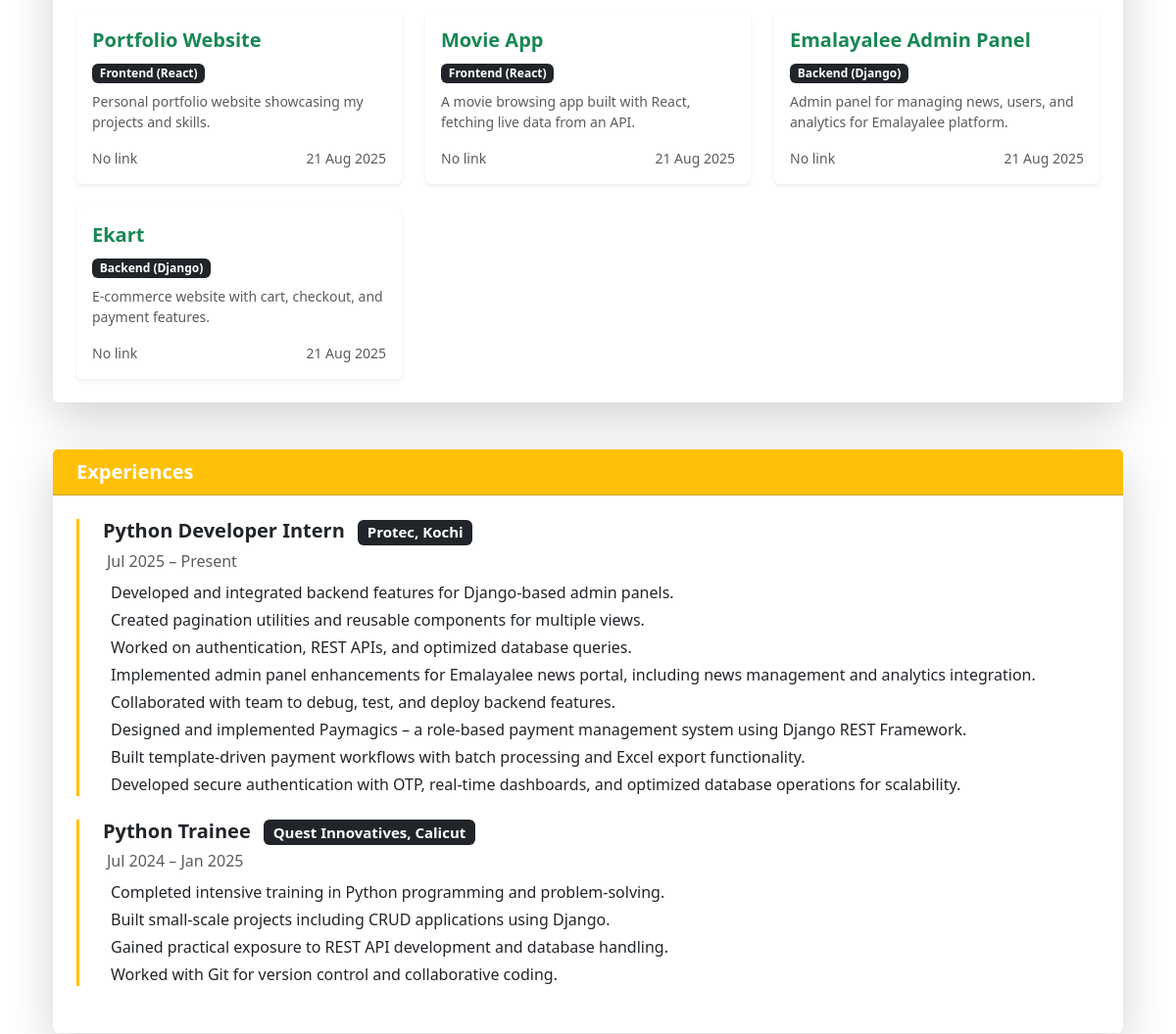
Page /dashboard/ (signed in, middle part) on the earlier database version.
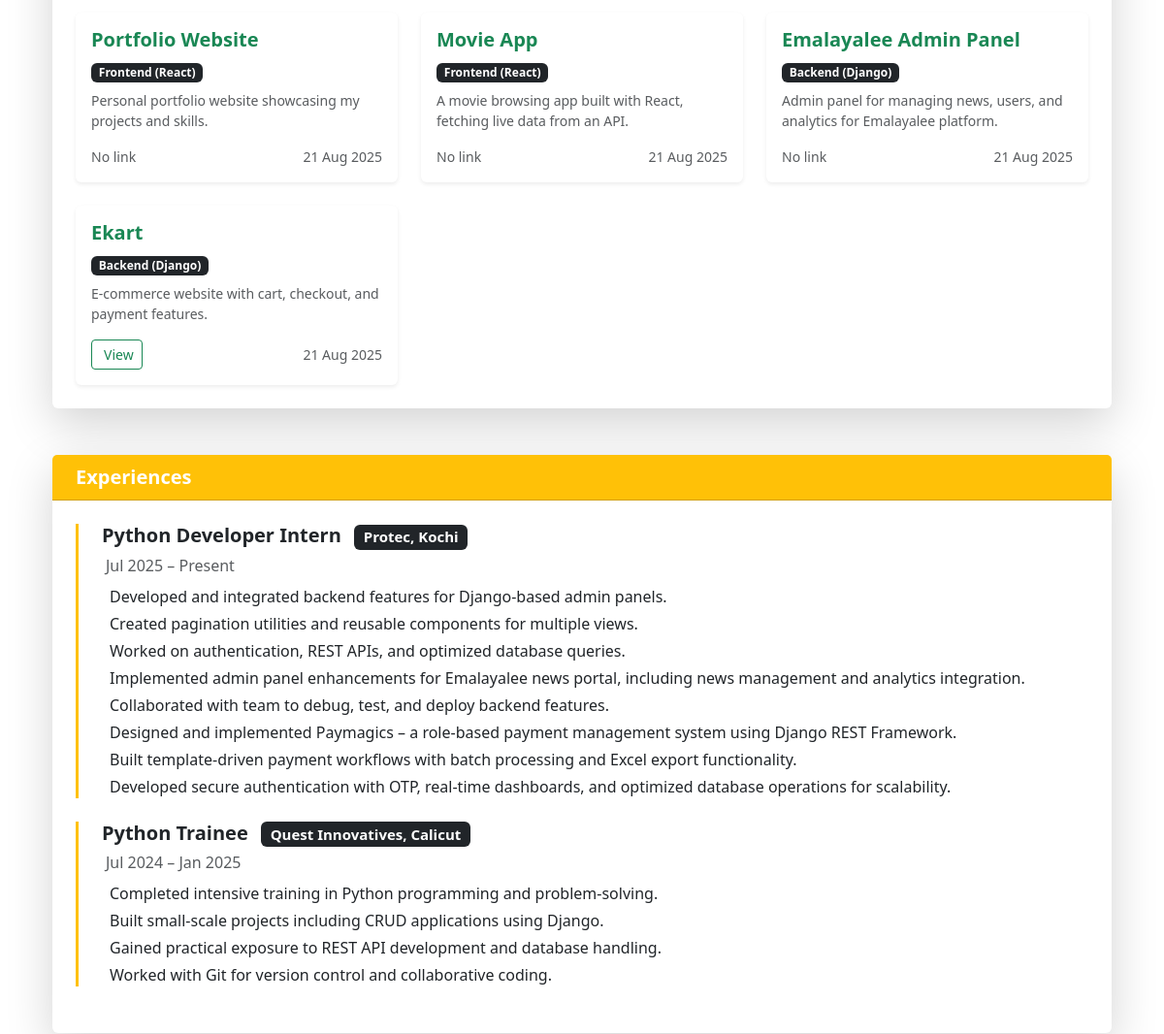
Same page on the later database version.
### Portfolio_App/models.py (models this page shows, shortened)
class Portfolio(models.Model):
    title = models.CharField(max_length=100)
    category = models.TextField()
    description = models.TextField()
    link = models.URLField(blank=True, null=True)
    created_at = models.DateTimeField(auto_now_add=True)

### Portfolio_Admin_App/views.py (the view, shortened to what this page needs)
# urls.py: path("dashboard/", dashboard, name="dashboard"),
@login_required(login_url='login')
def dashboard(request):
    projects = Project.objects.all().order_by('-created_at')
    portfolios = Portfolio.objects.all().order_by('-created_at')
    experiences = Experience.objects.all()
    skill_categories = SkillCategory.objects.prefetch_related('skills').all()
    contact_messages = ContactMessage.objects.all().order_by('-created_at')
    about = About.objects.last()
    context = {
        "projects": projects,
        "portfolios": portfolios,
        "experiences": experiences,
        "skill_categories": skill_categories,
        "contact_messages": contact_messages,
        "about": about,
    }
    stats = {
        "total_projects": projects.count(),
        "total_portfolios": portfolios.count(),
        "total_experiences": experiences.count(),
        "total_skills": sum([category.skills.count() for category in skill_categories]),
        "total_messages": contact_messages.count(),
    }
    context["stats"] = stats
    return render(request, "dashboard.html", context)

### Portfolio_Admin_App/templates/dashboard.html (shortened to what this page needs)
{% extends "base.html" %}
{% block content %}
<div class="container my-5">
    <div class="card shadow-lg mb-5 border-0">
  <div class="card-body p-4">
    <div class="row g-4">
      {% for port in portfolios %}
      <div class="col-md-6 col-lg-4">
        <div class="card h-100 border-0 shadow-sm hover-shadow transition">
          <div class="card-body">
            <h5 class="card-title fw-bold text-success">{{ port.title }}</h5>
            <span class="badge bg-dark mb-2">{{ port.category }}</span>
            <p class="card-text text-muted small">
              {{ port.description|truncatewords:20 }}
            </p>
            <div class="d-flex justify-content-between align-items-center mt-3">
              {% if port.link %}
              <a href="{{ port.link }}" target="_blank" class="btn btn-sm btn-outline-success">
                 View
              </a>
              {% else %}
              <span class="text-muted small">No link</span>
              {% endif %}
              <small class="text-muted">
                 {{ port.created_at|date:"d M Y" }}
              </small>
            </div>
          </div>
        </div>
      </div>
      {% empty %}
      <div class="col-12 text-center text-muted">No portfolio entries.</div>
      {% endfor %}
    </div>
  </div>
</div>
    <div class="card shadow-lg mb-5 border-0">
  <div class="card-header bg-warning text-dark fw-bold fs-5 d-flex align-items-center">
     <a class="text-white text-decoration-none" href="{% url 'experience'%}">Experiences</a>
  </div>
  <div class="card-body p-4">
    {% for exp in experiences %}
    <div class="position-relative ps-4 mb-4 border-start border-3 border-warning">
      <h5 class="fw-bold mb-1 text-dark">
        {{ exp.role }}
        <span class="badge bg-dark ms-2">{{ exp.company }}</span>
      </h5>
      <p class="text-muted mb-2">
         {{ exp.time }}
      </p>
      <ul class="list-unstyled">
        {% for task in exp.work_done %}
        <li class="mb-1 d-flex align-items-start">
          <span>{{ task }}</span>
        </li>
        {% endfor %}
      </ul>
    </div>
    {% empty %}
    <p class="text-muted">No experience records.</p>
    {% endfor %}
  </div>
</div>
  </div>
  {% endblock content %}

Differences in the rows shown:
changed Portfolio "Ekart": link "No link" → "View"
